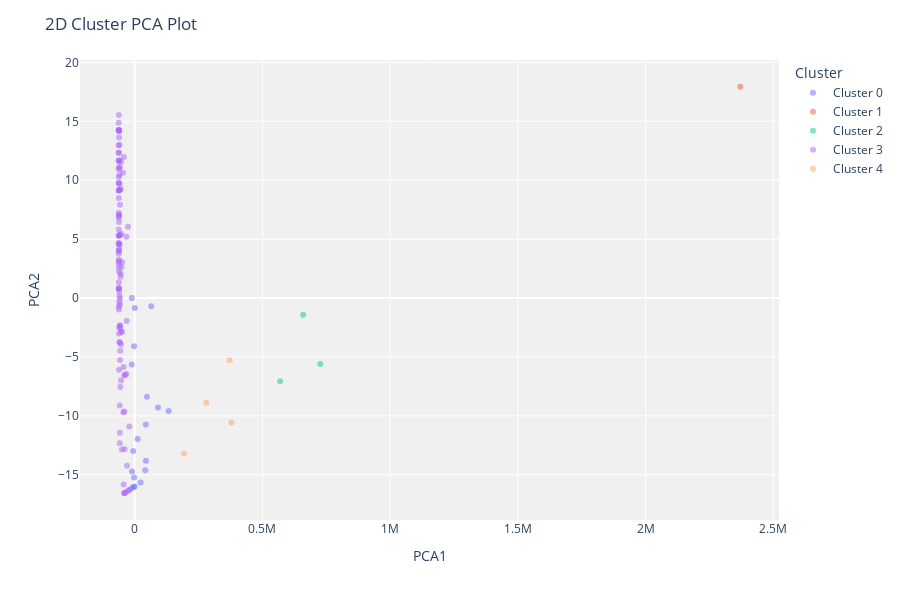

Write notebook code for a chart like this one.
### Code cell
plot_model(model_kmeans, plot = 'cluster')

### Figure 1 — Plotly figure (JSON) as saved in the notebook; plotly's stock layout.template omitted (floating-point values rounded to 4 significant figures)
{"data": [{"customdata": [[null], [null], [null], [null], [null], [null], [null], [null], [null], [null], [null], [null], [null], [null], [null], [null], [null], [null], [null]], "hovertemplate": "Cluster=Cluster 0<br>PCA1=%{x}<br>PCA2=%{y}<br>Feature=%{customdata[0]}<extra></extra>", "legendgroup": "Cluster 0", "marker": {"color": "#636efa", "opacity": 0.5, "symbol": "circle"}, "mode": "markers", "name": "Cluster 0", "orientation": "v", "showlegend": true, "textposition": "top center", "type": "scatter", "x": [133035, -5521.0, -11150.0, -2320.0, 44150.0, -3487.0, -13040.0, -481.0, 41910.0, -1730.0, 91343, 43700.0, -9850.0, 48240.0, 12000.0, 64990.0, 816.0, -11030.0, 23580.0], "xaxis": "x", "y": [-9.59, -12.98, -5.63, -4.095, -13.81, -16.03, -16.16, -15.98, -14.61, -15.23, -9.287, -10.74, -14.71, -8.366, -11.96, -0.6952, -0.8443, 0.01504, -15.64], "yaxis": "y"}, {"customdata": [[null]], "hovertemplate": "Cluster=Cluster 1<br>PCA1=%{x}<br>PCA2=%{y}<br>Feature=%{customdata[0]}<extra></extra>", "legendgroup": "Cluster 1", "marker": {"color": "#EF553B", "opacity": 0.5, "symbol": "circle"}, "mode": "markers", "name": "Cluster 1", "orientation": "v", "showlegend": true, "textposition": "top center", "type": "scatter", "x": [2370470], "xaxis": "x", "y": [17.94], "yaxis": "y"}, {"customdata": [[null], [null], [null]], "hovertemplate": "Cluster=Cluster 2<br>PCA1=%{x}<br>PCA2=%{y}<br>Feature=%{customdata[0]}<extra></extra>", "legendgroup": "Cluster 2", "marker": {"color": "#00cc96", "opacity": 0.5, "symbol": "circle"}, "mode": "markers", "name": "Cluster 2", "orientation": "v", "showlegend": true, "textposition": "top center", "type": "scatter", "x": [726263, 659489, 569462], "xaxis": "x", "y": [-5.586, -1.418, -7.061], "yaxis": "y"}, {"customdata": [[null], [null], [null], [null], [null], [null], [null], [null], [null], [null], [null], [null], [null], [null], [null], [null], [null], [null], [null], [null], [null], [null], [null], [null], [null], [null], [null], [null], [null], [null], [null], [null], [null], [null], [null], [null], [null], [null], [null], [null], [null], [null], [null], [null], [null], [null], [null], [null], [null], [null], [null], [null], [null], [null], [null], [null], [null], [null], [null], [null], [null], [null], [null], [null], [null], [null], [null], [null], [null], [null], [null], [null], [null], [null], [null], [null], [null], [null], [null], [null], [null], [null], [null], [null], [null], [null], [null], [null], [null], [null], [null], [null], [null], [null], [null], [null], [null], [null], [null], [null], [null], [null], [null], [null], [null], [null], [null], [null], [null]], "hovertemplate": "Cluster=Cluster 3<br>PCA1=%{x}<br>PCA2=%{y}<br>Feature=%{customdata[0]}<extra></extra>", "legendgroup": "Cluster 3", "marker": {"color": "#ab63fa", "opacity": 0.5, "symbol": "circle"}, "mode": "markers", "name": "Cluster 3", "orientation": "v", "showlegend": true, "textposition": "top center", "type": "scatter", "x": [-61460.0, -58270.0, -56340.0, -32260.0, -60450.0, -61660.0, -54910.0, -61850.0, -57220.0, -29760.0, -42820.0, -53410.0, -61930.0, -59530.0, -62070.0, -61030.0, -61620.0, -59120.0, -42170.0, -57230.0, -60680.0, -62020.0, -61000.0, -50624, -62210.0, -58210.0, -45550.0, -62160.0, -57340.0, -53940.0, -58220.0, -43170.0, -61110.0, -62340.0, -56310.0, -40640.0, -61840.0, -60150.0, -59460.0, -60540.0, -62050.0, -62060.0, -61990.0, -59020.0, -61760.0, -61570.0, -61840.0, -60290.0, -44350.0, -60990.0, -39610.0, -57970.0, -62210.0, -62290.0, -60950.0, -57280.0, -61570.0, -38510.0, -62160.0, -49750.0, -38960.0, -60790.0, -61230.0, -53080.0, -61150.0, -30710.0, -60690.0, -61990.0, -61270.0, -61023, -61660.0, -59300.0, -25950.0, -61570.0, -57430.0, -62230.0, -52150.0, -59510.0, -60580.0, -61810.0, -23010.0, -36520.0, -56250.0, -57510.0, -61770.0, -62040.0, -39600.0, -59100.0, -57750.0, -52600.0, -58650.0, -51680.0, -24060.0, -58140.0, -48770.0, -61560.0, -59595, -62230.0, -32110.0, -62000.0, -40880.0, -50960.0, -61960.0, -61740.0, -61980.0, -20560.0, -61530.0, -61720.0, -54880.0], "xaxis": "x", "y": [10.93, -9.12, -4.479, 5.204, 2.244, 3.126, 2.074, 10.28, 7.923, -14.23, -15.82, -3.927, 0.8249, 13.0, 2.611, 6.97, 6.831, 9.174, 11.97, -0.5263, 0.5831, 4.659, 7.1, -2.859, 5.295, -3.736, 10.65, 7.213, -2.316, 9.248, -12.33, -5.838, -3.009, 4.654, -7.554, -6.561, 3.762, 14.14, 10.45, -2.491, 0.8233, 9.771, 9.133, 4.572, 4.023, 5.304, 12.33, 4.164, -9.69, 13.62, -16.54, -11.42, 11.69, 14.88, 6.462, -5.261, 15.53, -6.531, 12.97, -12.84, -12.82, 11.58, -0.9629, -6.999, 14.26, -1.934, -0.316, 14.25, 3.261, -6.084, 5.812, 0.2028, 6.063, 0.8301, -0.01993, 9.769, 5.439, 5.334, 4.549, 1.336, -16.31, -16.5, -2.56, 11.11, 11.05, 9.133, -9.623, 9.175, -2.321, 11.56, 9.69, 2.629, -16.32, 5.353, 3.05, -0.7079, -3.756, 2.988, -6.439, 8.494, -16.56, -2.874, 12.33, 14.25, 14.25, -10.89, 11.7, 4.024, 1.814], "yaxis": "y"}, {"customdata": [[null], [null], [null], [null]], "hovertemplate": "Cluster=Cluster 4<br>PCA1=%{x}<br>PCA2=%{y}<br>Feature=%{customdata[0]}<extra></extra>", "legendgroup": "Cluster 4", "marker": {"color": "#FFA15A", "opacity": 0.5, "symbol": "circle"}, "mode": "markers", "name": "Cluster 4", "orientation": "v", "showlegend": true, "textposition": "top center", "type": "scatter", "x": [378747, 280377, 372114, 193100.0], "xaxis": "x", "y": [-10.56, -8.89, -5.27, -13.21], "yaxis": "y"}], "layout": {"height": 600, "legend": {"title": {"text": "Cluster"}, "tracegroupgap": 0}, "margin": {"t": 60}, "plot_bgcolor": "rgb(240,240,240)", "title": {"text": "2D Cluster PCA Plot"}, "xaxis": {"anchor": "y", "domain": [0, 1], "title": {"text": "PCA1"}}, "yaxis": {"anchor": "x", "domain": [0, 1], "title": {"text": "PCA2"}}}}
